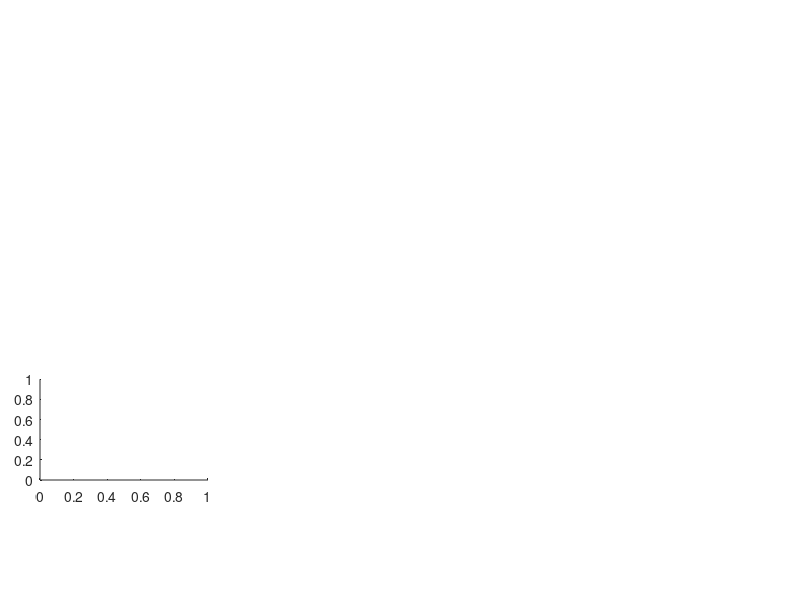

Reproduce this figure in MATLAB. (Note: this script raises an error after producing the figure.)
load ('data_figure2_example_networks_level_independent.mat')
figure;
FS=10;
MS=4;

AS=4;


LW=0.21;
rate_LW=0.8;

subplot('position',[0.05 0.2 LW LW*rate_LW]);
G=digraph(el1(:,1),el1(:,2));

plot(G,'Layout','layered','NodeCData',S1,'EdgeColor',[0 0 0],'NodeLabel',{},'MarkerSize',MS,'LineWidth',LW,'ArrowSize',AS,'NodeColor',nodecolor_pink((S1-1)*18+1,:));
title('(a) $N_0=1, \theta=0$','Interpreter','Latex','position',[12.3 6.5 2],'Fontsize',FS)
axis off ; 
set(gca,'FontSize',FS);


subplot('position',[0.05+LW 0.2 LW LW*rate_LW]);
G=digraph(el2(:,1),el2(:,2));
plot(G,'Layout','layered','NodeCData',S2,'EdgeColor',[0 0 0],'NodeLabel',{},'MarkerSize',MS,'LineWidth',LW,'ArrowSize',AS,'NodeColor',nodecolor_pink((S2-1)*18+1,:));
title('(b) $N_0=2, \theta=0.5$','Interpreter','Latex','position',[15.8 5.4 2],'Fontsize',FS)
colormap('pink');
c=colorbar('Ticks',linspace(0,1,8),'TickLabels',["1" "3" "5" "7" "9" "11" "13" "15"]);

c.Location = 'south';
c.Position= [0.085 0.187 0.57 0.01];
set(gca,'FontSize',FS);
axis off ; 



subplot('position',[0.05+2*LW 0.2 LW LW*rate_LW]);
G=digraph(el3(:,1),el3(:,2));
plot(G,'Layout','layered','NodeCData',S3,'EdgeColor',[0 0 0],'NodeLabel',{},'MarkerSize',MS,'LineWidth',LW,'ArrowSize',AS,'NodeColor',nodecolor_pink(1,:));
title('(c) $N_0=3, \theta=1$','Interpreter','Latex','position',[13.3 5.4 2],'Fontsize',FS)
axis off ; 
set(gca,'FontSize',FS);
text(-22.7,-1.07,'trophic level $\ell$','Interpreter','Latex','Fontsize',FS);    




subplot('position',[0.05+LW*3+0.06 0.1905 LW LW*rate_LW]);
f1 = errorbar(xdata,ydata,std_sample,'-o','MarkerSize',MS*1.3,'linewidth',1);grid on;hold on
xx = 1:100:5000;
f3 = plot(x,y,'-','linewidth',1);

legend([f3],'fit','interpreter','latex','location','southeast','Fontsize',FS)
legend boxoff  
set(gca, 'XScale', 'log')
xlabel('trophic level $\ell$','interpreter','latex','Fontsize',FS)
ylabel('rate of reciprocity','interpreter','latex','Fontsize',FS)
xlim([1 7000]);
ylim([0 0.35]);
set(gca,'FontSize',FS)
title('(d) level-dependent reciprocity','interpreter','latex','Fontsize',FS)
set(gca,'looseInset',[0 0 0 0])
set(gcf, 'PaperPosition', [-0.73 0.22 26.5 26]);
set(gcf, 'PaperSize', [25 25]); 
xticks([1 10 100 1000 ]);
xticklabels({'10^{0}' '10^{1}' '10^{2}' '10^{3}'});
yticks([0 0.1 0.2 0.3]);
yticklabels({'0' '0.1' '0.2' '0.3'});
set(gca,'fontname','Times New Roman')

set(gca,'looseInset',[0 0 0 0])
set(gcf, 'PaperPosition', [-0.75 0.2 26.5 26]);
set(gcf, 'PaperSize', [25 25]); 
saveas(gcf,'figure2.pdf');